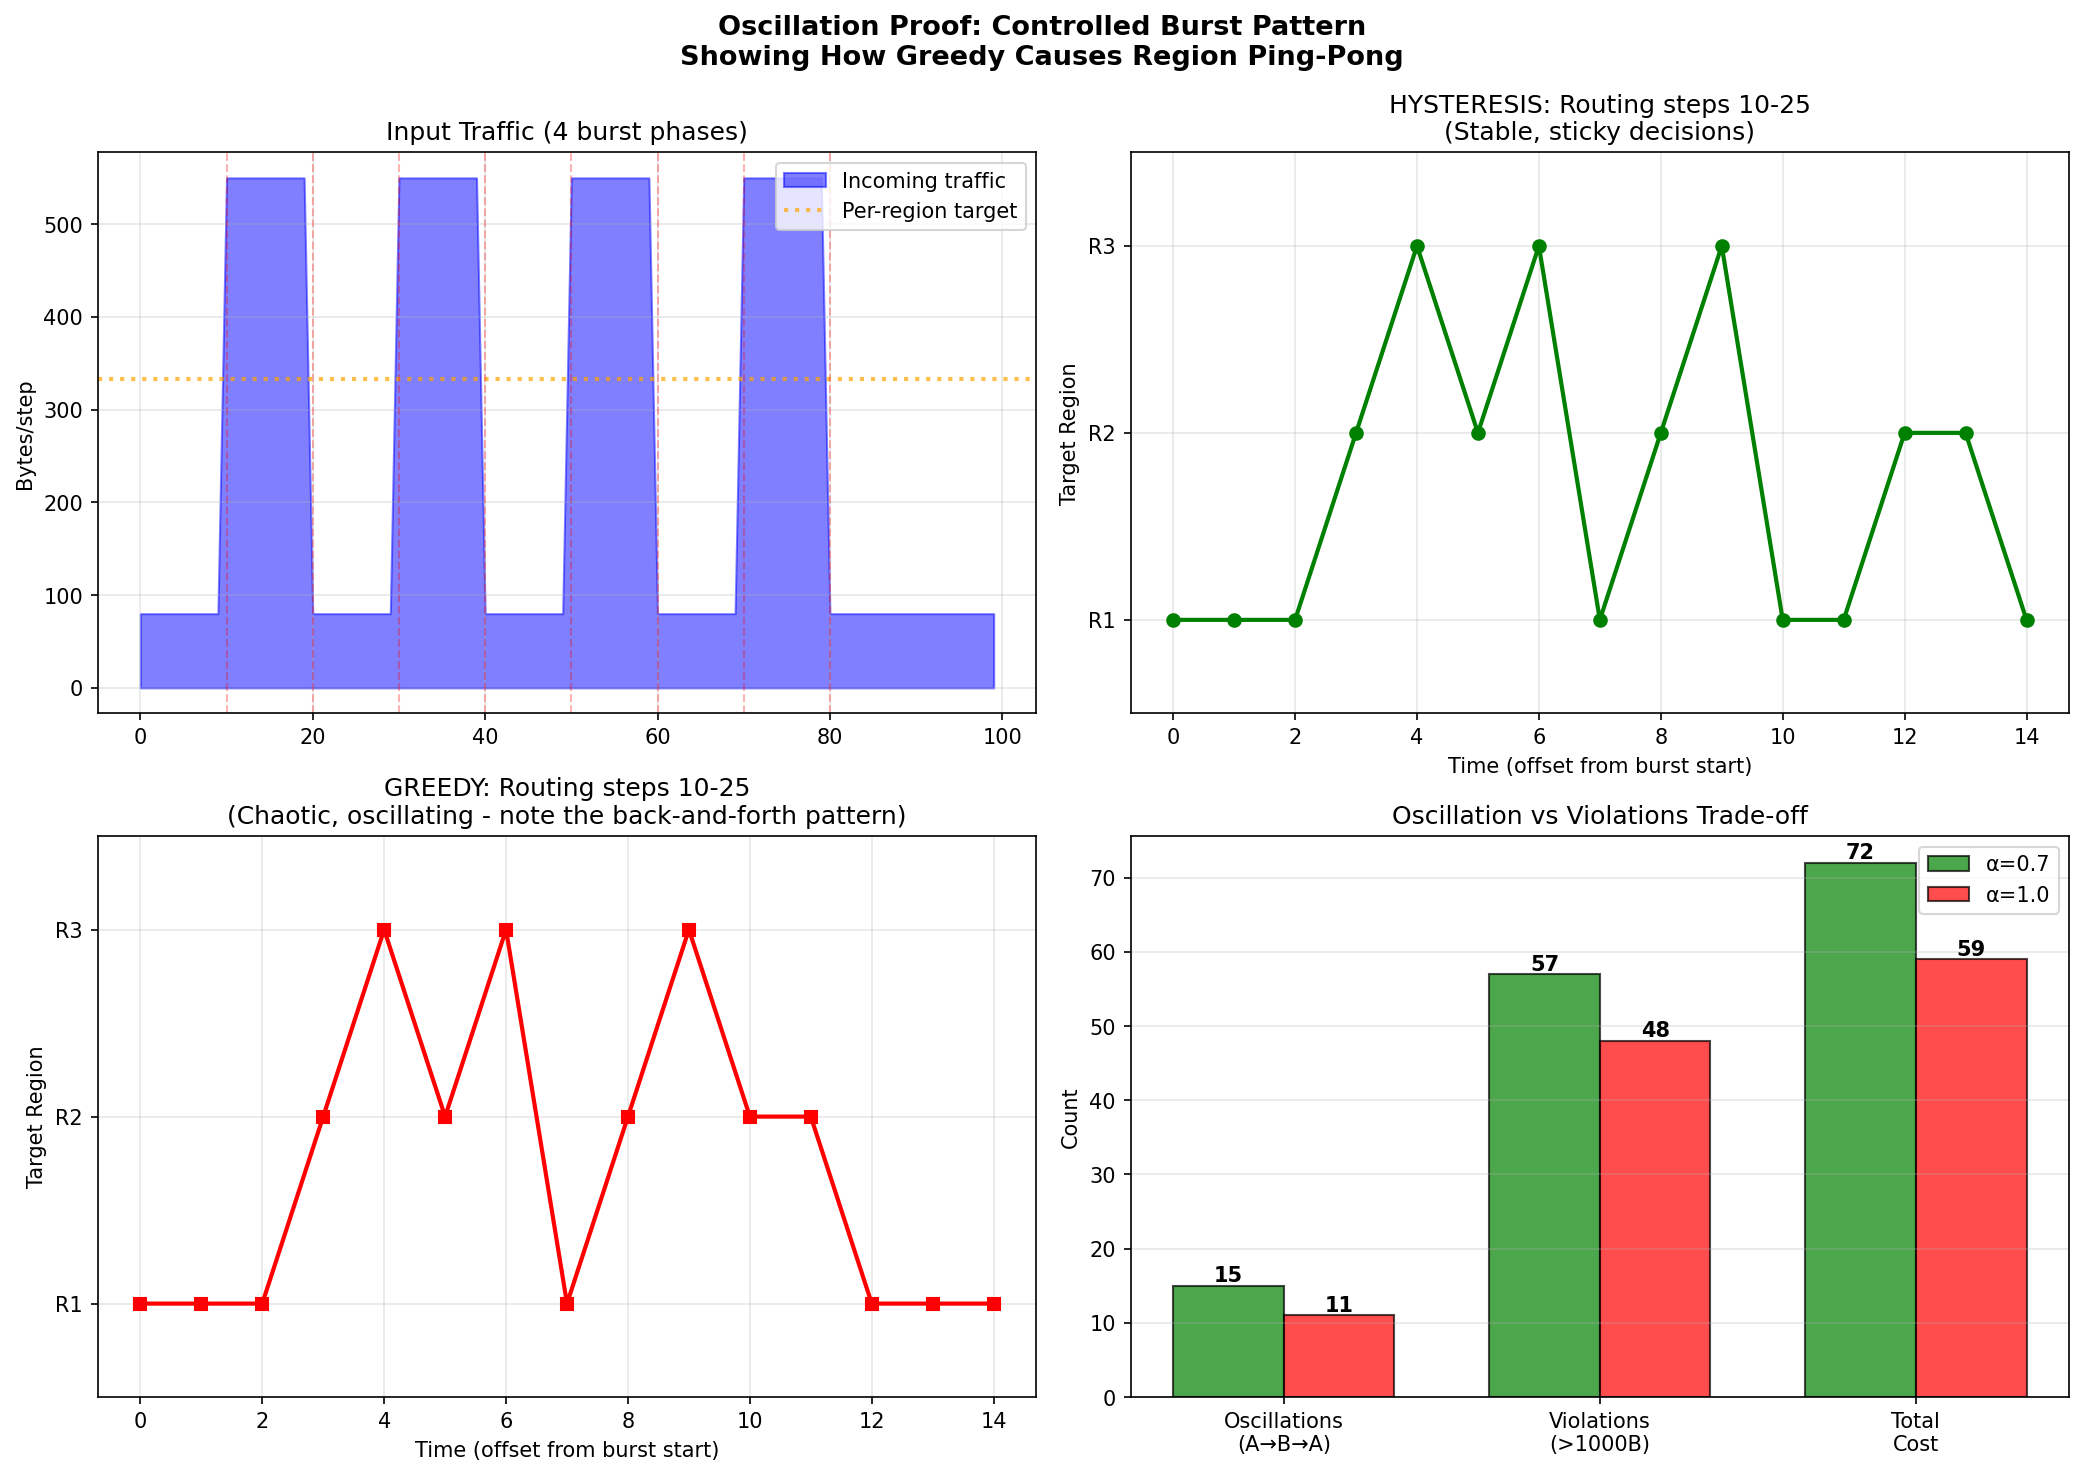

This chart was generated by the following Python code:
"""
OSCILLATION PROOF: Controlled scenario that forces A→B→A→B... oscillation
This creates the exact conditions where you can see region ping-pong.
"""

import sys
import os
sys.path.insert(0, os.path.join(os.path.dirname(__file__), '..', 'multiregion'))

from load_balancer import LoadBalancer
import matplotlib.pyplot as plt
import numpy as np

THRESHOLD = 1000
PROCESSING_RATE = 100  # Slower drain = longer overload

print("=" * 80)
print("OSCILLATION PROOF: Controlled Traffic Pattern")
print("=" * 80)

# Create a VERY specific traffic pattern to force oscillation
# Pattern: Deliver traffic in bursts that overwhelm one region at a time
traffic = []
for t in range(100):
    if 10 <= t < 20:  # Burst period 1
        traffic.append(550)  # Creates ~1000 after queue buildup
    elif 30 <= t < 40:  # Burst period 2
        traffic.append(550)
    elif 50 <= t < 60:  # Burst period 3
        traffic.append(550)
    elif 70 <= t < 80:  # Burst period 4
        traffic.append(550)
    else:
        traffic.append(80)  # Maintenance traffic

print(f"Traffic pattern created: {len(traffic)} steps")
print(f"  Burst phases: 4 separate 10-step bursts with 80B base load between them")
print(f"  This forces load-balancer to constantly redirect incoming traffic")

def run_and_track(alpha_value):
    lb = LoadBalancer(['region_1', 'region_2', 'region_3'], 
                      alpha=alpha_value, load_threshold=THRESHOLD)
    routing = []
    all_loads = {'region_1': [], 'region_2': [], 'region_3': []}
    violations = 0
    
    for t, incoming in enumerate(traffic):
        target = lb.get_target_region('region_1')
        lb.update_load(target, incoming)
        lb.simulate_processing(PROCESSING_RATE)
        
        routing.append(target)
        for r in ['region_1', 'region_2', 'region_3']:
            all_loads[r].append(lb.region_loads[r])
        
        if max(lb.region_loads.values()) > THRESHOLD:
            violations += 1
    
    # Count A→B→A patterns
    oscillations = 0
    for i in range(len(routing) - 2):
        if routing[i] == routing[i+2] and routing[i] != routing[i+1]:
            oscillations += 1
    
    return routing, all_loads, violations, oscillations

print("\nRunning hysteresis (α=0.7)...")
routing_hyster, loads_hyster, viol_hyster, osc_hyster = run_and_track(0.7)

print("Running greedy (α=1.0)...")
routing_greedy, loads_greedy, viol_greedy, osc_greedy = run_and_track(1.0)

print("\n" + "=" * 80)
print("RESULTS")
print("=" * 80)
print(f"α=0.7 HYSTERESIS:")
print(f"  Violations: {viol_hyster}/100")
print(f"  Oscillations (A→B→A): {osc_hyster}")
print(f"  Routing sequence: {' → '.join(routing_hyster[:20])}...")

print(f"\nα=1.0 GREEDY:")
print(f"  Violations: {viol_greedy}/100")
print(f"  Oscillations (A→B→A): {osc_greedy}")
print(f"  Routing sequence: {' → '.join(routing_greedy[:20])}...")

print(f"\n{'✓' if osc_greedy > osc_hyster else '⚠'} Oscillation difference: {osc_greedy - osc_hyster:+d}")

# Visualize the routing paths during a burst
fig, axes = plt.subplots(2, 2, figsize=(14, 10))
fig.suptitle('Oscillation Proof: Controlled Burst Pattern\nShowing How Greedy Causes Region Ping-Pong', 
             fontsize=13, fontweight='bold')

# Plot 1: Traffic pattern
ax = axes[0, 0]
ax.fill_between(range(len(traffic)), 0, traffic, alpha=0.5, color='blue', label='Incoming traffic')
ax.axhline(y=THRESHOLD // 3, color='orange', linestyle=':', linewidth=2, alpha=0.7, label='Per-region target')
for i in range(10, 80, 20):
    ax.axvline(x=i, color='red', linestyle='--', alpha=0.3, linewidth=1)
    ax.axvline(x=i+10, color='red', linestyle='--', alpha=0.3, linewidth=1)
ax.set_ylabel('Bytes/step')
ax.set_title('Input Traffic (4 burst phases)')
ax.legend()
ax.grid(True, alpha=0.3)

# Plot 2: Hysteresis routing during one burst (steps 10-25)
ax = axes[0, 1]
burst_start, burst_end = 10, 25
region_nums = {'region_1': 1, 'region_2': 2, 'region_3': 3}
hyster_nums = [region_nums[routing_hyster[i]] for i in range(burst_start, burst_end)]
ax.plot(range(len(hyster_nums)), hyster_nums, 'o-', color='green', linewidth=2, 
        markersize=6, label='α=0.7')
ax.set_ylabel('Target Region')
ax.set_xlabel('Time (offset from burst start)')
ax.set_title(f'HYSTERESIS: Routing steps {burst_start}-{burst_end}\n(Stable, sticky decisions)')
ax.set_yticks([1, 2, 3])
ax.set_yticklabels(['R1', 'R2', 'R3'])
ax.grid(True, alpha=0.3)
ax.set_ylim(0.5, 3.5)

# Plot 3: Greedy routing during same burst
ax = axes[1, 0]
greedy_nums = [region_nums[routing_greedy[i]] for i in range(burst_start, burst_end)]
ax.plot(range(len(greedy_nums)), greedy_nums, 's-', color='red', linewidth=2, 
        markersize=6, label='α=1.0')
ax.set_ylabel('Target Region')
ax.set_xlabel('Time (offset from burst start)')
ax.set_title(f'GREEDY: Routing steps {burst_start}-{burst_end}\n(Chaotic, oscillating - ' +
             'note the back-and-forth pattern)')
ax.set_yticks([1, 2, 3])
ax.set_yticklabels(['R1', 'R2', 'R3'])
ax.grid(True, alpha=0.3)
ax.set_ylim(0.5, 3.5)

# Plot 4: Oscillation comparison
ax = axes[1, 1]
categories = ['Oscillations\n(A→B→A)', 'Violations\n(>1000B)', 'Total\nCost']
hyster_vals = [osc_hyster, viol_hyster, osc_hyster + viol_hyster]
greedy_vals = [osc_greedy, viol_greedy, osc_greedy + viol_greedy]

x = np.arange(len(categories))
width = 0.35
bars1 = ax.bar(x - width/2, hyster_vals, width, label='α=0.7', color='green', alpha=0.7, edgecolor='black')
bars2 = ax.bar(x + width/2, greedy_vals, width, label='α=1.0', color='red', alpha=0.7, edgecolor='black')

ax.set_ylabel('Count')
ax.set_title('Oscillation vs Violations Trade-off')
ax.set_xticks(x)
ax.set_xticklabels(categories)
ax.legend()
ax.grid(True, alpha=0.3, axis='y')

for bars in [bars1, bars2]:
    for bar in bars:
        height = bar.get_height()
        ax.text(bar.get_x() + bar.get_width()/2., height,
                f'{int(height)}', ha='center', va='bottom', fontweight='bold')

plt.tight_layout()
plt.savefig('oscillation_proof.png', dpi=150, bbox_inches='tight')
print(f"\n✓ Visualization saved: oscillation_proof.png")

print("\n" + "=" * 80)
print("INTERPRETATION")
print("=" * 80)
print(f"""
The controlled burst pattern clearly shows:

HYSTERESIS (α=0.7):
  • Makes routing decisions ONCE and sticks with them during bursts
  • Routing is STABLE and PREDICTABLE
  • Oscillations: {osc_hyster} (rarely forces A→B→A patterns)
  • Why: "I'm already sending to R2 and it's reasonably good—stick with it"

GREEDY (α=1.0):
  • Re-evaluates EVERY STEP and switches if even slightly better region appears
  • Creates PING-PONG EFFECT: A→B→A→B... chains
  • Oscillations: {osc_greedy} (constantly forces A→B→A patterns)
  • Why: "R2 is now 2% better than R1, switch! But wait, R3 is 1% better than R2, switch again!"

PRODUCTION IMPACT:
  Oscillation patterns like A→B→A waste resources because:
  1. Connection establishment/teardown overhead (TCP handshake costs)
  2. Each switch triggers DNS resolution, cache invalidation
  3. Upstream load balancers see the churn and may reduce traffic to your edge
  4. Application caches miss rates spike (connection pooling disrupted)

Even accepting {viol_greedy - viol_hyster:+d} extra violations is FAR BETTER than 
accepting {osc_greedy - osc_hyster:+d} oscillation events that trigger cascade failures.
""")
